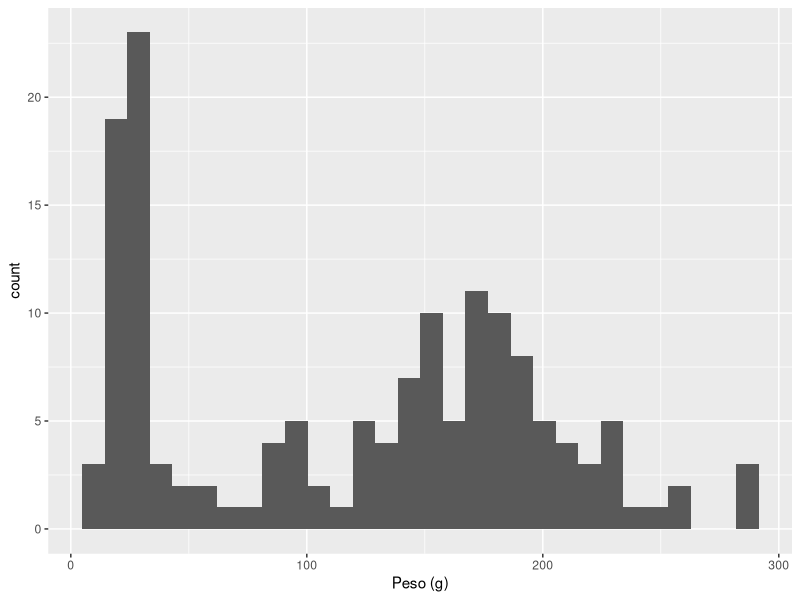
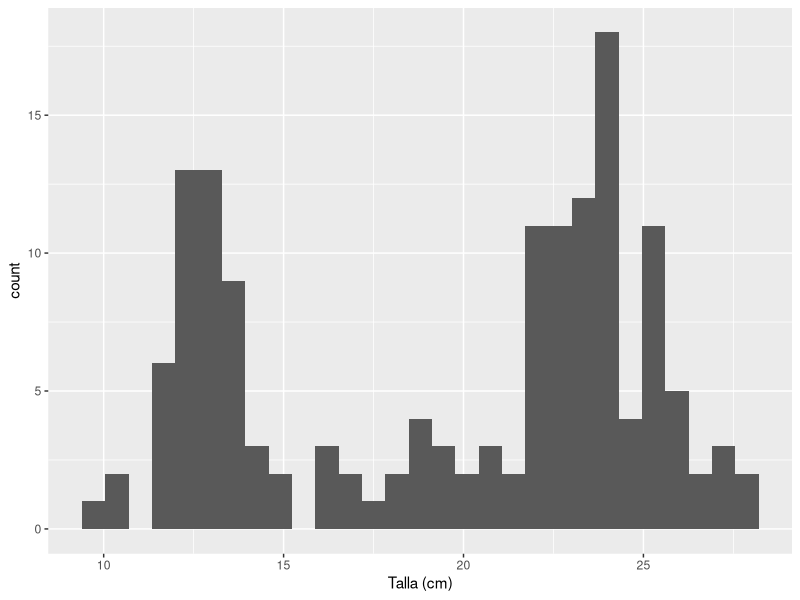

Generate these figures, in order, with R:
## ---- chunk 1
knitr::opts_chunk$set(echo = TRUE)
library(stats)
library(graphics)
library(readxl)
library(psych)
library(dplyr)
library(ggplot2)
## ---- chunk 2
datos <- read_excel("lenguado2008.xlsx")
datos$Pez <- as.factor(datos$Pez)
datos$Año <- as.factor(datos$Año)
datos$Mes <- as.factor(datos$Mes)
summary(datos)
str(datos)
head(datos)
## ---- chunk 3
# Tablas de frecuencia
table(datos$Año)
table(datos$Mes)
## ---- chunk 4
ggplot(datos, aes(x = Peso)) +
  geom_histogram(bins = 30)+ 
  labs(x="Peso (g)")
## ---- chunk 5
ggplot(datos, aes(x = Talla)) +
  geom_histogram(bins = 30)+
  labs(x="Talla (cm)")

